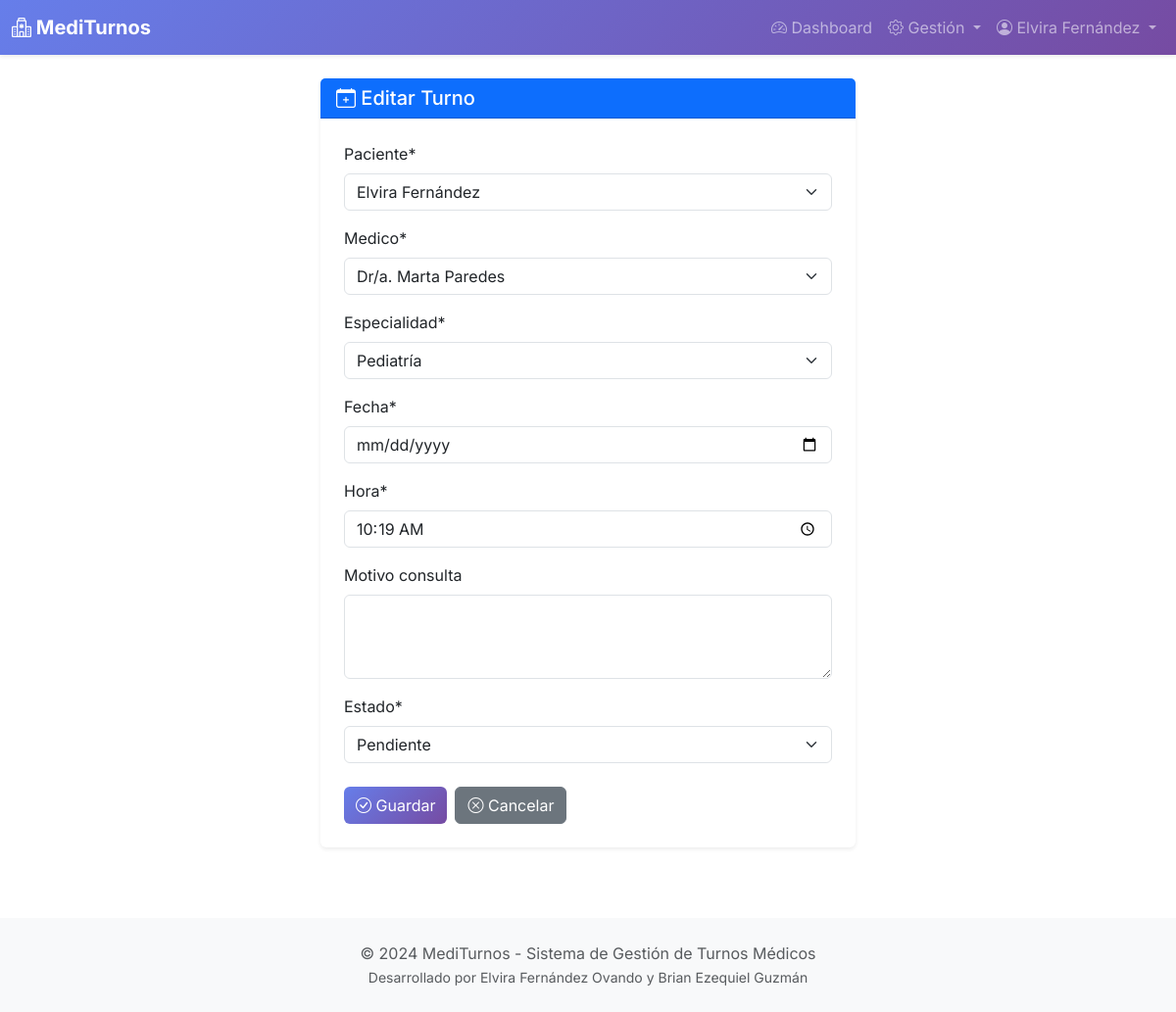
Page /admin-panel/turnos/1/editar/ (signed in) on the committed database.
### appointments/models.py (models this page shows, shortened)
class Usuario(AbstractUser):
    ROLES = (
        ('admin', 'Administrador'),
        ('medico', 'Médico'),
        ('paciente', 'Paciente'),
    )
    rol = models.CharField(max_length=10, choices=ROLES, default='paciente')
    dni = models.CharField(max_length=8, unique=True, validators=[
        RegexValidator(r'^\d{7,8}$', 'Ingrese un DNI válido (7-8 dígitos)')
    ])
    telefono = models.CharField(max_length=15, blank=True)
    direccion = models.CharField(max_length=200, blank=True)
    fecha_nacimiento = models.DateField(null=True, blank=True)
    class Meta:
        verbose_name = 'Usuario'
        verbose_name_plural = 'Usuarios'

class Turno(models.Model):
    ESTADOS = (
        ('pendiente', 'Pendiente'),
        ('confirmado', 'Confirmado'),
        ('en_atencion', 'En Atención'),
        ('atendido', 'Atendido'),
        ('cancelado_paciente', 'Cancelado por Paciente'),
        ('cancelado_medico', 'Cancelado por Médico'),
        ('ausente', 'Ausente'),
    )
    paciente = models.ForeignKey(Paciente, on_delete=models.CASCADE, related_name='turnos')
    medico = models.ForeignKey(Medico, on_delete=models.CASCADE, related_name='turnos')
    especialidad = models.ForeignKey(Especialidad, on_delete=models.CASCADE)
    fecha = models.DateField()
    hora = models.TimeField()
    motivo_consulta = models.TextField(blank=True)
    estado = models.CharField(max_length=20, choices=ESTADOS, default='pendiente')
    notas_medico = models.TextField(blank=True)
    fecha_creacion = models.DateTimeField(auto_now_add=True)
    fecha_modificacion = models.DateTimeField(auto_now=True)
    class Meta:
        verbose_name = 'Turno'
        verbose_name_plural = 'Turnos'
        ordering = ['-fecha', '-hora']
        unique_together = ['medico', 'fecha', 'hora']

### appointments/views/admin_views.py (the view)
# urls.py: path('admin-panel/turnos/<int:pk>/editar/', views.admin_turno_editar, name='admin_turno_editar'),
@login_required
def admin_turno_editar(request, pk):
    if request.user.rol != 'admin':
        messages.error(request, 'No tienes permisos.')
        return redirect('dashboard')
    turno = get_object_or_404(Turno, pk=pk)
    if request.method == 'POST':
        form = TurnoForm(request.POST, instance=turno)
        if form.is_valid():
            form.save()
            messages.success(request, 'Turno actualizado correctamente.')
            return redirect('admin_turnos')
    else:
        form = TurnoForm(instance=turno)
    return render(request, 'appointments/admin/turno_form.html', {'form': form, 'accion': 'Editar', 'turno': turno})

### appointments/forms.py (shortened to what this page needs)
class TurnoForm(forms.ModelForm):
    class Meta:
        model = Turno
        fields = ['paciente', 'medico', 'especialidad', 'fecha', 'hora', 'motivo_consulta', 'estado']
        widgets = {
            'paciente': forms.Select(attrs={'class': 'form-control'}),
            'medico': forms.Select(attrs={'class': 'form-control'}),
            'especialidad': forms.Select(attrs={'class': 'form-control'}),
            'fecha': forms.DateInput(attrs={'class': 'form-control', 'type': 'date'}),
            'hora': forms.TimeInput(attrs={'class': 'form-control', 'type': 'time'}),
            'motivo_consulta': forms.Textarea(attrs={'class': 'form-control', 'rows': 3}),
            'estado': forms.Select(attrs={'class': 'form-control'}),
        }

### appointments/models.py (called while the page is built)
    def __str__(self):
        return self.nombre

    def __str__(self):
        return f"Dr/a. {self.usuario.get_full_name()}"

    def __str__(self):
        return self.usuario.get_full_name()

### appointments/templates/appointments/admin/turno_form.html (shortened to what this page needs)
{% extends 'base.html' %}
{% load static %}
{% load crispy_forms_tags %}
{% block content %}
<div class="container py-4">
    <div class="row justify-content-center">
        <div class="col-lg-6">
            <div class="card border-0 shadow-sm">
                <div class="card-header bg-primary text-white">
                    <h5 class="mb-0">
                        <i class="bi bi-calendar-plus"></i> {{ accion }} Turno
                    </h5>
                </div>
                <div class="card-body p-4">
                    <form method="post">
                        {{ form|crispy }}
                        <div class="d-flex gap-2 mt-4">
                            <button type="submit" class="btn btn-primary">
                                <i class="bi bi-check-circle"></i> Guardar
                            </button>
                            <a href="{% url 'admin_turnos' %}" class="btn btn-secondary">
                                <i class="bi bi-x-circle"></i> Cancelar
                            </a>
                        </div>
                    </form>
                </div>
            </div>
        </div>
    </div>
</div>
{% endblock %}

### templates/base.html (shortened to what this page needs)
{% load static %}
<!DOCTYPE html>
<html lang="es">
<head>
    <link href="{% static 'css/bootstrap.min.css' %}" rel="stylesheet">
    <link href="{% static 'css/bootstrap-icons.css' %}" rel="stylesheet">
    <link rel="stylesheet" href="{% static 'css/style.css' %}">
</head>
<body>
    {% if user.is_authenticated %}
    <nav class="navbar navbar-expand-lg navbar-dark bg-primary shadow-sm">
        <div class="container-fluid">
            <a class="navbar-brand fw-bold" href="{% url 'dashboard' %}">
                <i class="bi bi-hospital"></i> MediTurnos
            </a>
            <div class="collapse navbar-collapse" id="navbarNav">
                <ul class="navbar-nav ms-auto">
                    {% if user.rol == 'admin' %}
                    <li class="nav-item">
                        <a class="nav-link" href="{% url 'admin_dashboard' %}">
                            <i class="bi bi-speedometer2"></i> Dashboard
                        </a>
                    </li>
                    <li class="nav-item dropdown">
                        <a class="nav-link dropdown-toggle" href="#"
                           role="button" data-bs-toggle="dropdown">
                            <i class="bi bi-gear"></i> Gestión
                        </a>
                    </li>
                    {% endif %}
                    <li class="nav-item dropdown">
                        <a class="nav-link dropdown-toggle" href="#"
                           role="button" data-bs-toggle="dropdown">
                            <i class="bi bi-person-circle"></i> {{ user.get_full_name }}
                        </a>
                    </li>
                </ul>
            </div>
        </div>
    </nav>
    {% endif %}
    <main>
        {% block content %}{% endblock %}
    </main>
    <footer class="bg-light text-center py-4 mt-5">
        <div class="container">
            <p class="text-muted mb-0">&copy; 2024 MediTurnos - Sistema de Gestión de Turnos Médicos</p>
            <p class="text-muted mb-0"><small>Desarrollado por Elvira Fernández Ovando y Brian Ezequiel Guzmán</small></p>
        </div>
    </footer>
</body>
</html>

### static/css/style.css (style rules this page uses)
body { font-family: 'Inter', -apple-system, BlinkMacSystemFont, 'Segoe UI', Roboto, sans-serif; }
.navbar { background: linear-gradient(135deg, #667eea 0%, #764ba2 100%) !important; }
.btn-primary { background: linear-gradient(135deg, #667eea 0%, #764ba2 100%); border: none; }

### rows in the picture
Usuario: get_full_name "Elvira Fernández"
Turno: paciente "Elvira Fernández", medico "Dr/a. Marta Paredes", especialidad "Pediatría", hora "10:19:00", estado "Pendiente"

### other values in the picture
{{ accion }} "Editar"
